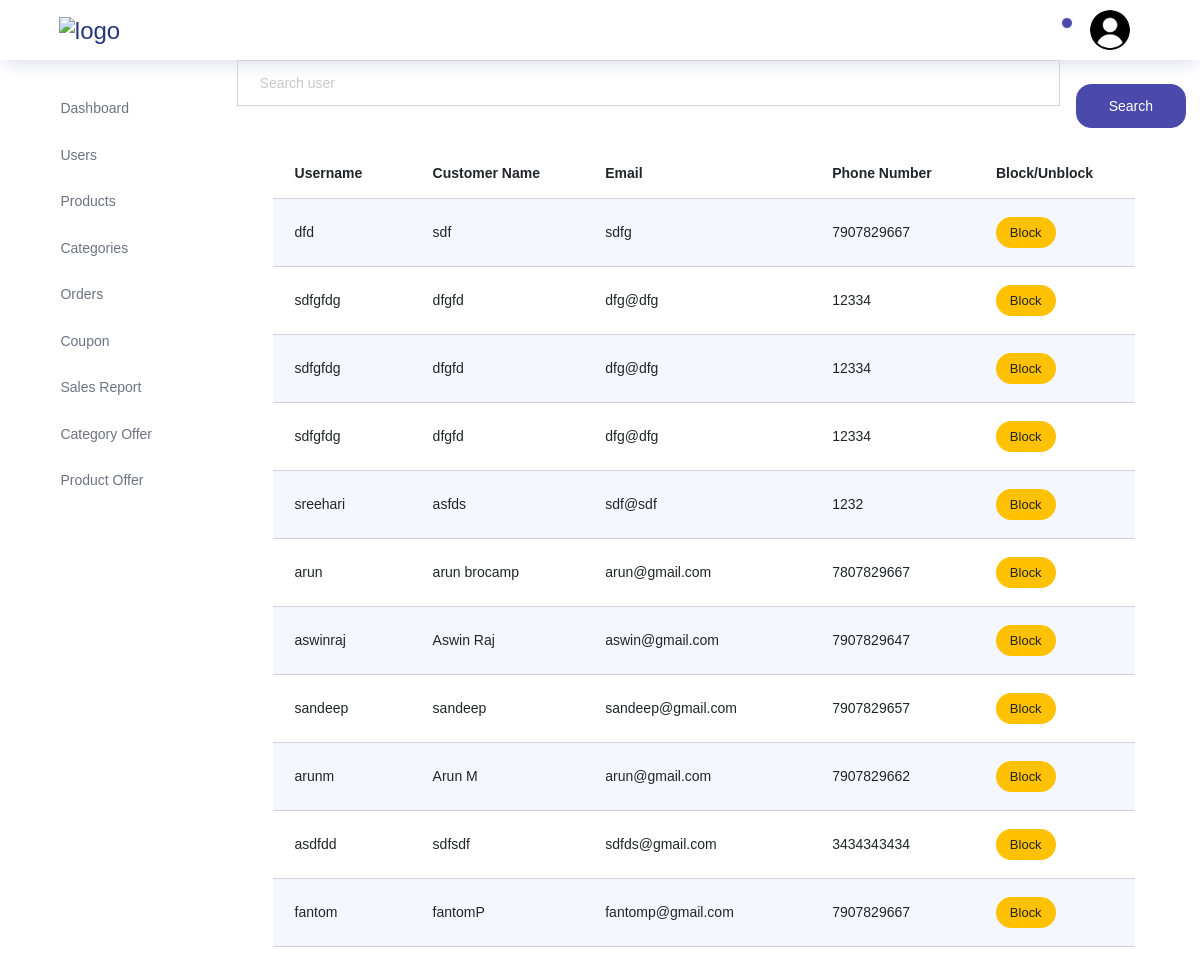
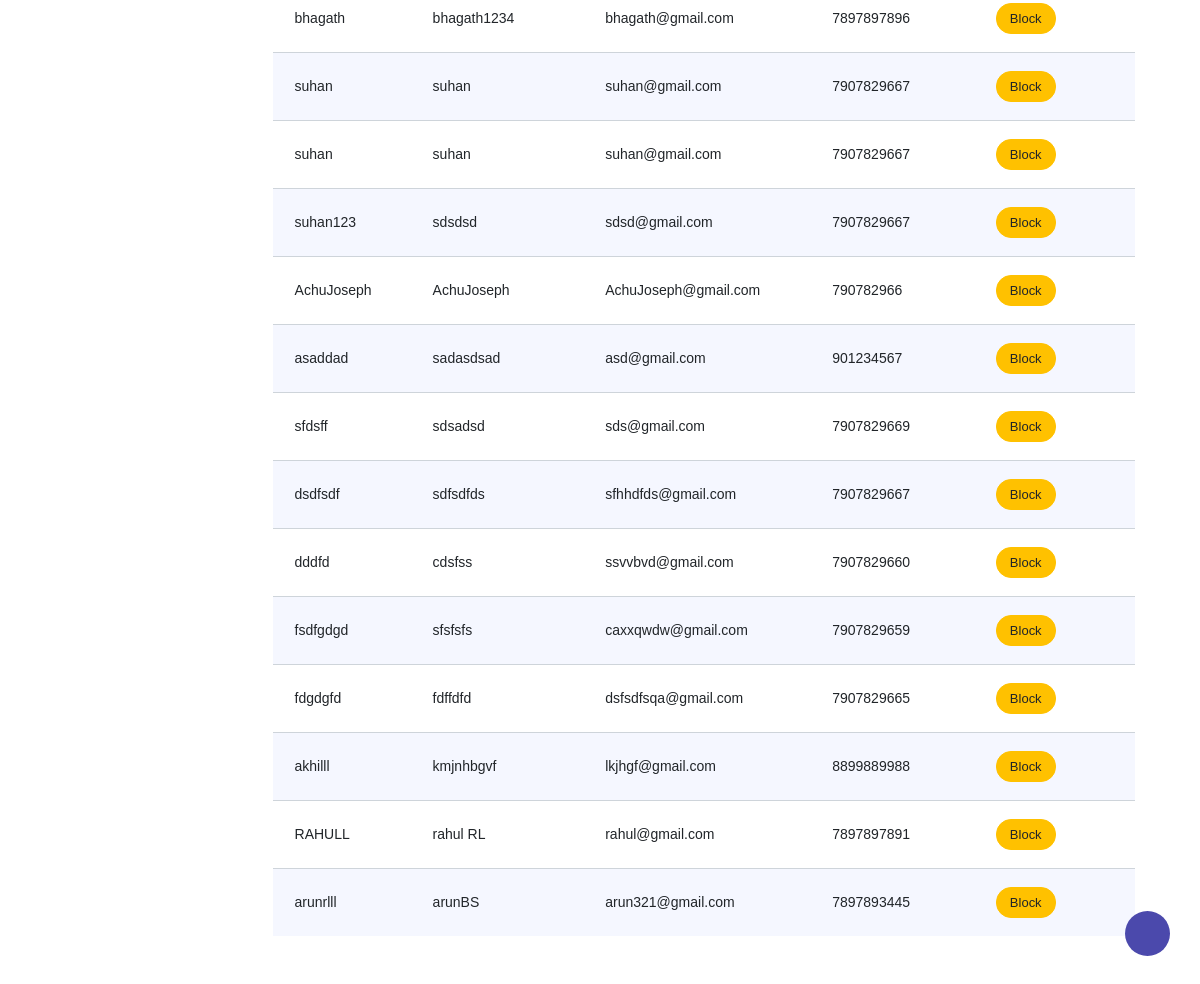
The app's page /storeadmin/users/ (signed in), older data (2 pictures, top to bottom).
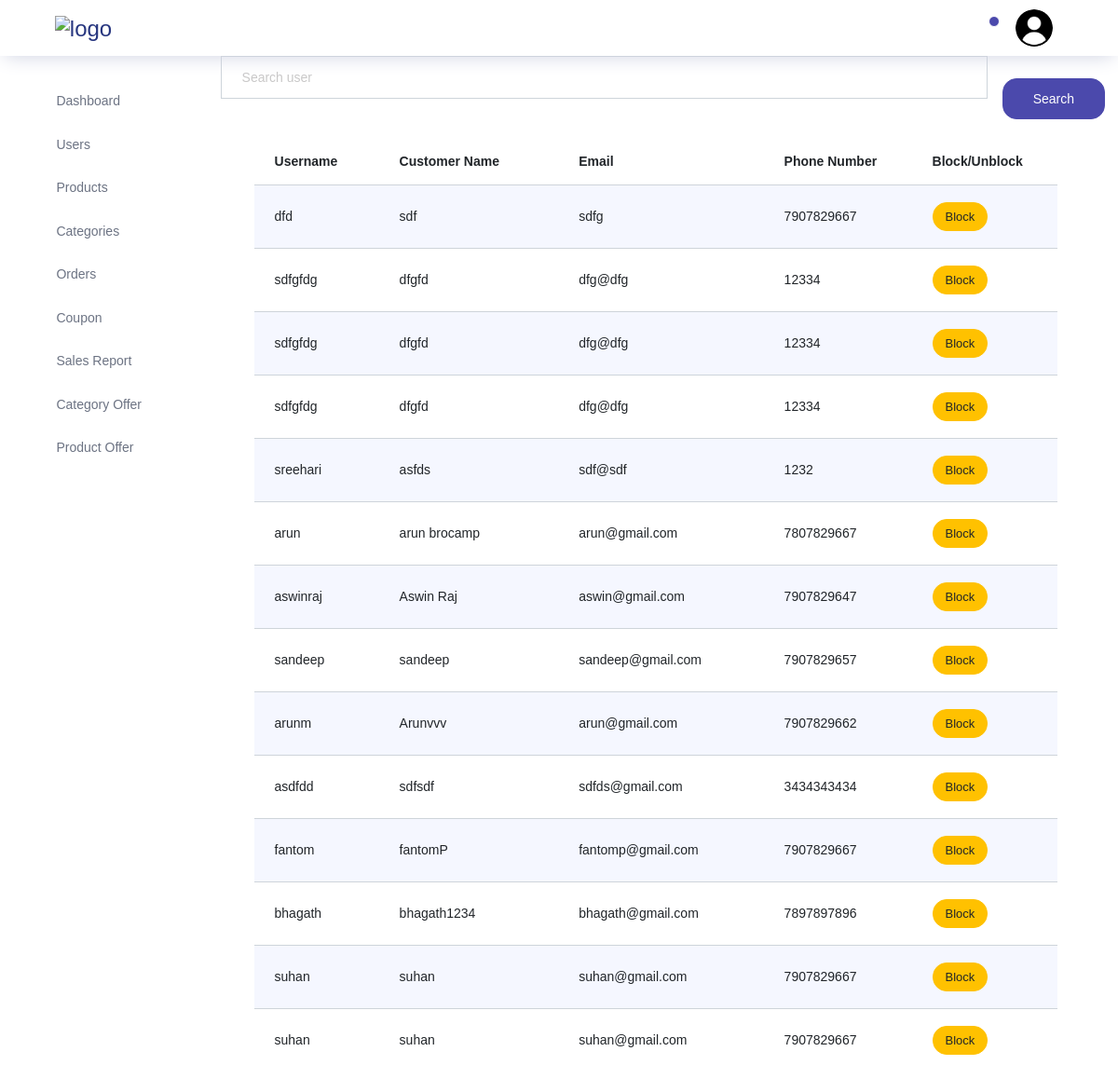
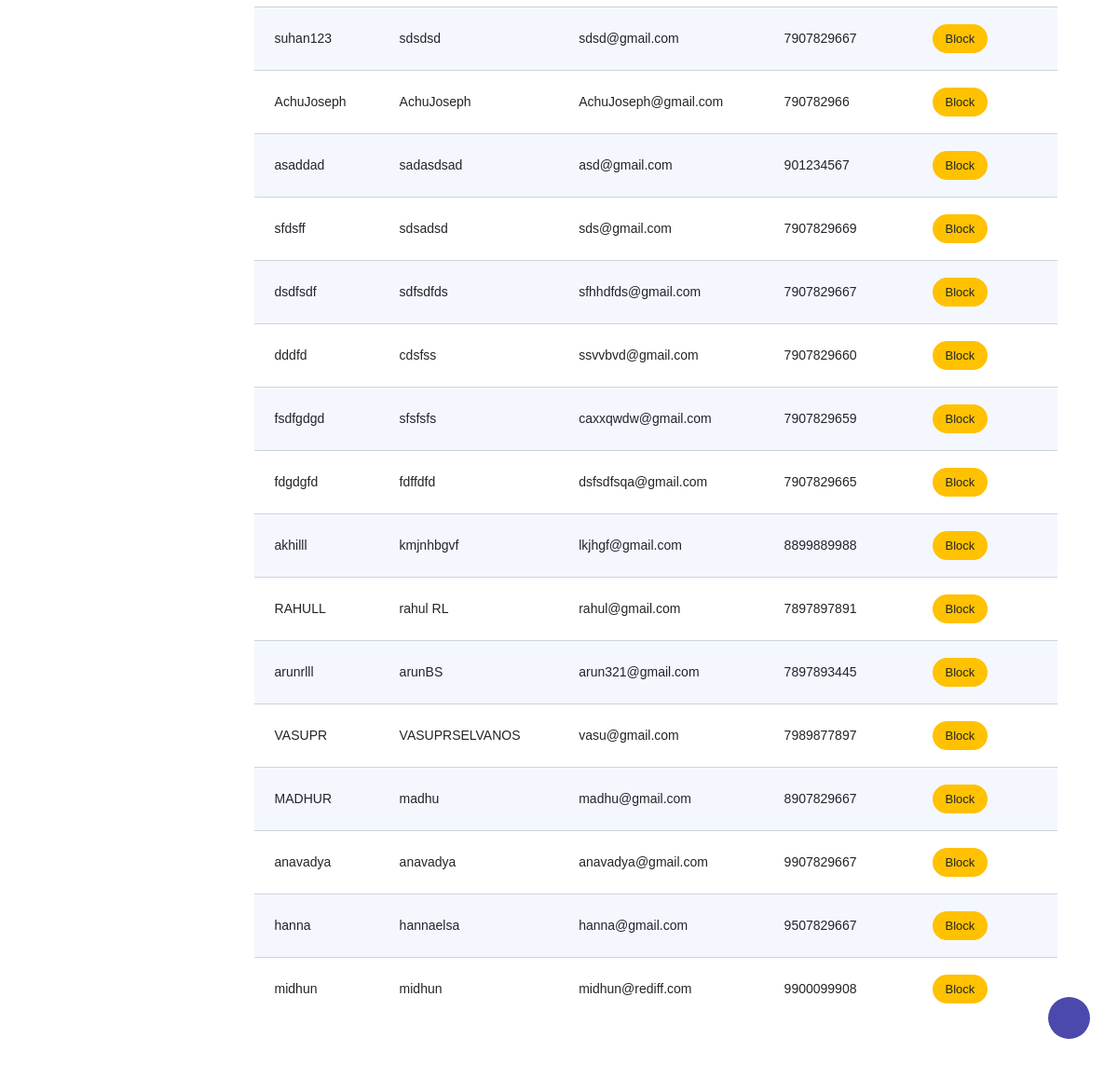
The same page, newer data (2 pictures, top to bottom).
### store/models.py (models this page shows)
class Customers(models.Model):
    username=models.CharField(max_length=200,unique=True)
    name=models.CharField(max_length=200)
    email=models.CharField(max_length=200)
    phonenumber=models.IntegerField(max_length=200)
    password=models.CharField(max_length=200)
    repassword=models.CharField(max_length=200)
    isblocked=models.BooleanField(default=False)

### storeadmin/views.py (the view)
# urls.py: path("users/",views.users,name="admin_users"),
@never_cache
def users(request):
    if "adminname" in request.session:
        datas=Customers.objects.all()
        if request.method=="POST":
            enteredname=request.POST.get("searchitem")
            datas=Customers.objects.filter(username=enteredname)
            return render(request,"storeadmin/users/users.html",{"datas":datas})
        return render(request,"storeadmin/users/users.html",{"datas":datas})
    else:
        return redirect(adminsignin)

### storeadmin/templates/storeadmin/users/users.html (shortened to what this page needs)
{% extends 'storeadmin/index.html' %}
{% block content %}
<div class="container">
  <div class="container">
    <form action="" method="POST">{% csrf_token %}
      <div class="input-group">
        <input type="text" name="searchitem" class="form-control" id="navbar-search-input" placeholder="Search user" aria-label="search" aria-describedby="search">
        <div>
          <button type="submit" class="btn btn-primary btn-block mt-4 ml-3">Search</button>
        </div>
      </div>
    </form>
  </div>
  <div class="container">
    <div class="col-lg-12 grid-margin stretch-card">
      <div class="card">
        <div class="card-body">
          <div class="table-responsive">
            <table class="table table-striped">
              <thead>
                <tr>
                  <th>Username</th>
                  <th>Customer Name</th>
                  <th>Email</th>
                  <th>Phone Number</th>
                  <th>Block/Unblock</th>
                </tr>
              </thead>
              <tbody>
                {% for item in datas  %}
                <tr>
                  <td>{{item.username}}</td>
                  <td>{{item.name}}</td>
                  <td>{{item.email}}</td>
                  <td>{{item.phonenumber}}</td>
                  <td>
                    {% if item.isblocked %}
                    <a href="{% url 'admin_unblockuser' item.id %}" class="btn btn-success btn-sm">Unblock</a>
                    {% else %}
                    <a href="{% url 'admin_blockuser' item.id %}" class="btn btn-warning btn-sm">Block</a>
                    {% endif %}
                  </td>
                </tr>
                {% endfor %}
              </tbody>
            </table>
          </div>
        </div>
      </div>
    </div>
  </div>
</div>
{% endblock content %}

### storeadmin/templates/storeadmin/index.html (shortened to what this page needs)
<!DOCTYPE html>
{% load static %}
<html lang="en">
<head>
  <link rel="stylesheet" href="{% static 'storeadmin/vendors/feather/feather.css' %}">
  <link rel="stylesheet" href="{% static 'storeadmin/vendors/ti-icons/css/themify-icons.css' %}" >
  <link rel="stylesheet" href="{% static 'storeadmin/vendors/css/vendor.bundle.base.css' %}"   "">
  <link rel="stylesheet" href="{% static 'storeadmin/vendors/datatables.net-bs4/dataTables.bootstrap4.css' %}"  >
  <link rel="stylesheet" href="{% static 'storeadmin/vendors/ti-icons/css/themify-icons.css' %}"    >
  <link rel="stylesheet" type="text/css" href="{% static 'storeadmin/js/select.dataTables.min.css' %}"  >
  <link rel="stylesheet" href="{% static 'storeadmin/css/admin_customstyle/custom.css' %}">
  <link rel="stylesheet" href="{% static 'storeadmin/css/vertical-layout-light/style.css' %}"  >
</head>
<body>
  <div class="container-scroller">
    <nav class="navbar col-lg-12 col-12 p-0 fixed-top d-flex flex-row">
      <div class="text-center navbar-brand-wrapper d-flex align-items-center justify-content-center">
        <a class="navbar-brand brand-logo mr-5" href="index.html"><img src="{% static 'storeadmin/images/images.png' %}" class="mr-2" alt="logo"/></a>
      </div>
      <div class="navbar-menu-wrapper d-flex align-items-center justify-content-end">
        <button class="navbar-toggler navbar-toggler align-self-center" type="button" data-toggle="minimize">
          <span class="icon-menu"></span>
        </button>
        <ul class="navbar-nav navbar-nav-right">
          <li class="nav-item dropdown">
            <a class="nav-link count-indicator dropdown-toggle" id="notificationDropdown" href="#" data-toggle="dropdown">
              <i class="icon-bell mx-0"></i>
              <span class="count"></span>
            </a>
          </li>
          <li class="nav-item nav-profile dropdown">
            <a class="nav-link dropdown-toggle" href="#" data-toggle="dropdown" id="profileDropdown">
              <img src="{% static 'storeadmin/images/adminimagenew.png' %}" alt="profile"/>
            </a>
          </li>
          <li class="nav-item nav-settings d-none d-lg-flex">
            <a class="nav-link" href="#">
              <i class="icon-ellipsis"></i>
            </a>
          </li>
        </ul>
      </div>
    </nav>
    <div class="container-fluid page-body-wrapper">
      <div class="theme-setting-wrapper">
        <div id="settings-trigger"><i class="ti-settings"></i></div>
      </div>
      <nav class="sidebar sidebar-offcanvas" id="sidebar">
        <ul class="nav">
          <li class="nav-item">
            <a class="nav-link" href={% url 'admin_index' %}>
              <i class="icon-grid menu-icon"></i>
              <span class="menu-title">Dashboard</span>
          </li>
          <li class="nav-item">
            <a class="nav-link"  href={% url 'admin_users' %} aria-expanded="false" aria-controls="ui-basic">
              <i class="icon-layout menu-icon"></i>
              <span class="menu-title"> Users</span>
              <i class="menu-arrow"></i>
            </a>
          </li>
          <li class="nav-item">
            <a class="nav-link"  href={% url 'admin_products' %} aria-expanded="false" aria-controls="form-elements">
              <i class="icon-columns menu-icon"></i>
              <span class="menu-title">Products</span>
              <i class="menu-arrow"></i>
            </a>
          </li>
          <li class="nav-item">
            <a class="nav-link"  href={% url 'admin_categories' %} aria-expanded="false" aria-controls="charts">
              <i class="icon-bar-graph menu-icon"></i>
              <span class="menu-title">Categories</span>
              <i class="menu-arrow"></i>
            </a>
          </li>
          <li class="nav-item">
            <a class="nav-link"  href={% url 'admin_orders' %} aria-expanded="false" aria-controls="charts">
              <i class="icon-bar-graph menu-icon"></i>
              <span class="menu-title">Orders</span>
              <i class="menu-arrow"></i>
            </a>
          </li>
          <li class="nav-item">
            <a class="nav-link"  href={% url 'coupon' %} aria-expanded="false" aria-controls="charts">
              <i class="icon-bar-graph menu-icon"></i>
              <span class="menu-title">Coupon</span>
              <i class="menu-arrow"></i>
            </a>
          </li>
          <li class="nav-item">
            <a class="nav-link"  href={% url 'salesreport' %} aria-expanded="false" aria-controls="charts">
              <i class="icon-bar-graph menu-icon"></i>
              <span class="menu-title">Sales Report</span>
              <i class="menu-arrow"></i>
            </a>
          </li>
          <li class="nav-item">
            <a class="nav-link"  href={% url 'categoryoffer' %} aria-expanded="false" aria-controls="charts">
              <i class="icon-bar-graph menu-icon"></i>
              <span class="menu-title">Category Offer</span>
              <i class="menu-arrow"></i>
            </a>
          </li>
          <li class="nav-item">
            <a class="nav-link"  href={% url 'productoffer' %} aria-expanded="false" aria-controls="charts">
              <i class="icon-bar-graph menu-icon"></i>
              <span class="menu-title">Product Offer</span>
              <i class="menu-arrow"></i>
            </a>
          </li>
        </ul>
      </nav>
      {% block content %}{% endblock content %}
    </div>
  </div>
</body>
</html>

Row changes from the older to the newer data that the page shows:
changed Customers "arunm": name "Arun M" → "Arunvvv"
added Customers: username "VASUPR", name "VASUPRSELVANOS", email "vasu@gmail.com", phonenumber "7989877897", isblocked "Block"
added Customers: username "MADHUR", name "madhu", email "madhu@gmail.com", phonenumber "8907829667", isblocked "Block"
added Customers: username "anavadya", name "anavadya", email "anavadya@gmail.com", phonenumber "9907829667", isblocked "Block"
added Customers: username "hanna", name "hannaelsa", email "hanna@gmail.com", phonenumber "9507829667", isblocked "Block"
added Customers: username "midhun", name "midhun", email "midhun@rediff.com", phonenumber "9900099908", isblocked "Block"
